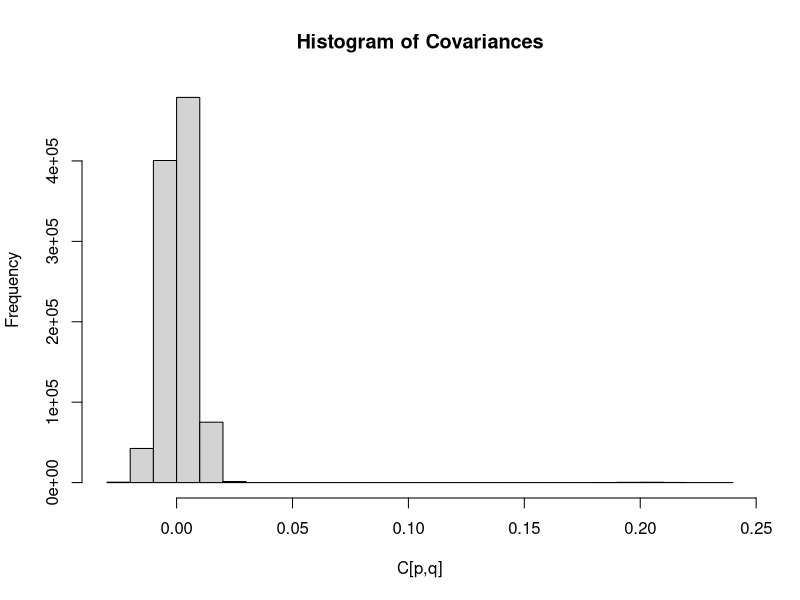

Generate this figure with R:
# simulation_gen.R
# Fixed λₚ for p = 1…10, zeros for p = 11…20; n = 1000, σ² = 0.2

setwd("/Users/peterdunson/Desktop/Joint-Bayesian-Factor-Models/ciprian_sim")

set.seed(26031980)

# 1) Parameters
P       <- 1000
n       <- 1000
sigmasq <- 0.2

# 2) Fixed loadings vector λₚ
lambdaP <- rep(1 / sqrt(P), P)  # all nonzero, length P

# 3) Simulate noise εᵢₚ ∼ N(0, σ²)
Epsilon <- sqrt(sigmasq) * matrix(rnorm(n * P), nrow = n, ncol = P)

# 4) Simulate latent scores bᵢ ∼ N(0,1)
b <- rnorm(n)

# 5) Build data Xᵢₚ = λₚ bᵢ + εᵢₚ
X <- outer(b, lambdaP) + Epsilon

C <- cov(X)
hist(C, breaks = 20, main = "Histogram of Covariances", xlab = "C[p,q]")

sim <- list(
   X       = X,        # n × P data matrix
   lambdaP = lambdaP,  # true loadings
   b       = b,        # latent scores
   Epsilon = Epsilon,  # noise matrix
   C       = C         # empirical covariance
)
saveRDS(sim, "sim_fixed_lambda_k1_1000var.rds")